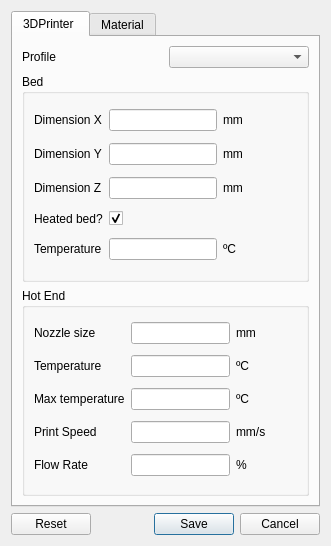
<?xml version="1.0" encoding="UTF-8"?>
<ui version="4.0">
 <class>GeneralSettingsDialog</class>
 <widget class="QDialog" name="GeneralSettingsDialog">
  <property name="geometry">
   <rect>
    <x>0</x>
    <y>0</y>
    <width>331</width>
    <height>546</height>
   </rect>
  </property>
  <property name="windowTitle">
   <string>General Settings</string>
  </property>
  <layout class="QVBoxLayout" name="verticalLayout">
   <item>
    <widget class="QTabWidget" name="tabWidget">
     <property name="currentIndex">
      <number>0</number>
     </property>
     <widget class="QWidget" name="tab">
      <attribute name="title">
       <string>3DPrinter </string>
      </attribute>
      <layout class="QVBoxLayout" name="verticalLayout_2">
       <item>
        <layout class="QHBoxLayout" name="horizontalLayout">
         <item>
          <widget class="QLabel" name="label_20">
           <property name="text">
            <string>Profile</string>
           </property>
          </widget>
         </item>
         <item>
          <widget class="QComboBox" name="comboBox"/>
         </item>
        </layout>
       </item>
       <item>
        <widget class="QGroupBox" name="groupBox">
         <property name="title">
          <string>Bed</string>
         </property>
         <layout class="QGridLayout" name="gridLayout">
          <item row="2" column="1">
           <widget class="QLabel" name="label_4">
            <property name="text">
             <string>Dimension Z</string>
            </property>
           </widget>
          </item>
          <item row="5" column="2">
           <widget class="QLineEdit" name="lineEdit_4"/>
          </item>
          <item row="0" column="3">
           <widget class="QLabel" name="label_6">
            <property name="text">
             <string>mm</string>
            </property>
           </widget>
          </item>
          <item row="1" column="2">
           <widget class="QLineEdit" name="lineEdit_2"/>
          </item>
          <item row="5" column="3">
           <widget class="QLabel" name="label_9">
            <property name="text">
             <string>ºC</string>
            </property>
           </widget>
          </item>
          <item row="0" column="2">
           <widget class="QLineEdit" name="lineEdit"/>
          </item>
          <item row="2" column="3">
           <widget class="QLabel" name="label_8">
            <property name="text">
             <string>mm</string>
            </property>
           </widget>
          </item>
          <item row="3" column="1">
           <widget class="QLabel" name="label_5">
            <property name="text">
             <string>Heated bed?</string>
            </property>
           </widget>
          </item>
          <item row="1" column="1">
           <widget class="QLabel" name="label_3">
            <property name="text">
             <string>Dimension Y</string>
            </property>
           </widget>
          </item>
          <item row="2" column="2">
           <widget class="QLineEdit" name="lineEdit_3"/>
          </item>
          <item row="5" column="1">
           <widget class="QLabel" name="label_2">
            <property name="text">
             <string>Temperature</string>
            </property>
           </widget>
          </item>
          <item row="3" column="2">
           <widget class="QCheckBox" name="checkBox">
            <property name="text">
             <string/>
            </property>
            <property name="checked">
             <bool>true</bool>
            </property>
           </widget>
          </item>
          <item row="0" column="1">
           <widget class="QLabel" name="label">
            <property name="text">
             <string>Dimension X</string>
            </property>
           </widget>
          </item>
          <item row="1" column="3">
           <widget class="QLabel" name="label_7">
            <property name="text">
             <string>mm</string>
            </property>
           </widget>
          </item>
          <item row="1" column="4">
           <spacer name="horizontalSpacer">
            <property name="orientation">
             <enum>Qt::Horizontal</enum>
            </property>
            <property name="sizeHint" stdset="0">
             <size>
              <width>40</width>
              <height>20</height>
             </size>
            </property>
           </spacer>
          </item>
         </layout>
        </widget>
       </item>
       <item>
        <widget class="QGroupBox" name="groupBox_2">
         <property name="title">
          <string>Hot End</string>
         </property>
         <layout class="QGridLayout" name="gridLayout_2">
          <item row="2" column="1">
           <widget class="QLineEdit" name="lineEdit_7"/>
          </item>
          <item row="0" column="2">
           <widget class="QLabel" name="label_15">
            <property name="text">
             <string>mm</string>
            </property>
           </widget>
          </item>
          <item row="1" column="2">
           <widget class="QLabel" name="label_16">
            <property name="text">
             <string>ºC</string>
            </property>
           </widget>
          </item>
          <item row="2" column="2">
           <widget class="QLabel" name="label_17">
            <property name="text">
             <string>ºC</string>
            </property>
           </widget>
          </item>
          <item row="4" column="1">
           <widget class="QLineEdit" name="lineEdit_9"/>
          </item>
          <item row="0" column="0">
           <widget class="QLabel" name="label_10">
            <property name="text">
             <string>Nozzle size</string>
            </property>
           </widget>
          </item>
          <item row="3" column="0">
           <widget class="QLabel" name="label_13">
            <property name="text">
             <string>Print Speed</string>
            </property>
           </widget>
          </item>
          <item row="4" column="0">
           <widget class="QLabel" name="label_14">
            <property name="text">
             <string>Flow Rate</string>
            </property>
           </widget>
          </item>
          <item row="0" column="1">
           <widget class="QLineEdit" name="lineEdit_5"/>
          </item>
          <item row="1" column="1">
           <widget class="QLineEdit" name="lineEdit_6"/>
          </item>
          <item row="3" column="1">
           <widget class="QLineEdit" name="lineEdit_8"/>
          </item>
          <item row="1" column="0">
           <widget class="QLabel" name="label_11">
            <property name="text">
             <string>Temperature</string>
            </property>
           </widget>
          </item>
          <item row="2" column="0">
           <widget class="QLabel" name="label_12">
            <property name="text">
             <string>Max temperature</string>
            </property>
           </widget>
          </item>
          <item row="3" column="2">
           <widget class="QLabel" name="label_18">
            <property name="text">
             <string>mm/s</string>
            </property>
           </widget>
          </item>
          <item row="4" column="2">
           <widget class="QLabel" name="label_19">
            <property name="text">
             <string>%</string>
            </property>
           </widget>
          </item>
          <item row="1" column="3">
           <spacer name="horizontalSpacer_2">
            <property name="orientation">
             <enum>Qt::Horizontal</enum>
            </property>
            <property name="sizeHint" stdset="0">
             <size>
              <width>40</width>
              <height>20</height>
             </size>
            </property>
           </spacer>
          </item>
         </layout>
        </widget>
       </item>
      </layout>
     </widget>
     <widget class="QWidget" name="tab_2">
      <attribute name="title">
       <string>Material</string>
      </attribute>
     </widget>
    </widget>
   </item>
   <item>
    <widget class="QDialogButtonBox" name="buttonBox">
     <property name="orientation">
      <enum>Qt::Horizontal</enum>
     </property>
     <property name="standardButtons">
      <set>QDialogButtonBox::Cancel|QDialogButtonBox::Reset|QDialogButtonBox::Save</set>
     </property>
    </widget>
   </item>
  </layout>
 </widget>
 <resources/>
 <connections>
  <connection>
   <sender>buttonBox</sender>
   <signal>accepted()</signal>
   <receiver>GeneralSettingsDialog</receiver>
   <slot>accept()</slot>
   <hints>
    <hint type="sourcelabel">
     <x>248</x>
     <y>254</y>
    </hint>
    <hint type="destinationlabel">
     <x>157</x>
     <y>274</y>
    </hint>
   </hints>
  </connection>
  <connection>
   <sender>buttonBox</sender>
   <signal>rejected()</signal>
   <receiver>GeneralSettingsDialog</receiver>
   <slot>reject()</slot>
   <hints>
    <hint type="sourcelabel">
     <x>316</x>
     <y>260</y>
    </hint>
    <hint type="destinationlabel">
     <x>286</x>
     <y>274</y>
    </hint>
   </hints>
  </connection>
 </connections>
</ui>
